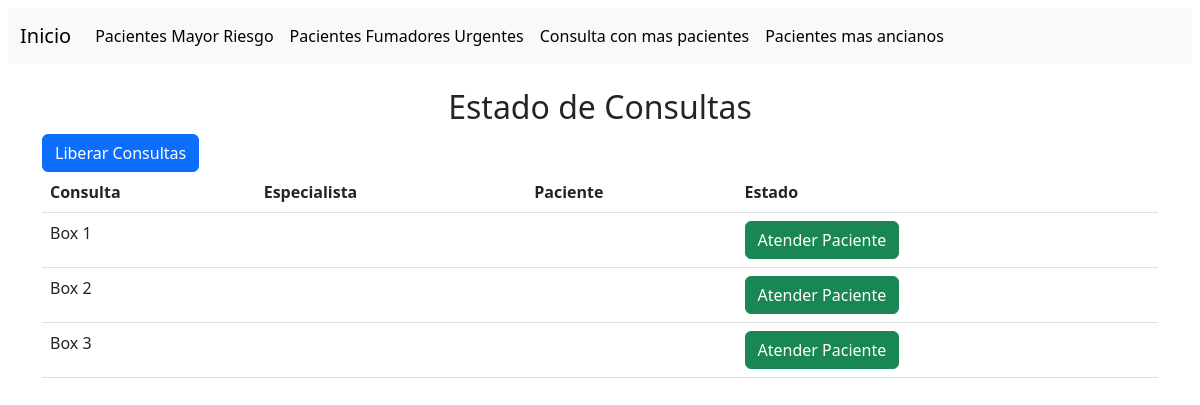
/view/atenderPaciente.php, run on the app's committed database.
### tables this page shows
CREATE TABLE `consulta` (
  `idConsulta` int(11) NOT NULL,
  `nomConsulta` varchar(50) NOT NULL,
  `estadoConsulta` tinyint(1) NOT NULL,
  `idEspecialista` int(11) NOT NULL,
  `idTipoConsulta` bigint(20) NOT NULL
);

### config/db.php (called while the page is built)
<?php
class db{
 static function conexion(){
    $host = "localhost";
    $dbname = "db_atencionPacientes";
    $user = "atencionPacientes";
    $password = "atencionPacientes";
            try{
                $conexion = new PDO("mysql:host =".$host.";dbname=".$dbname.";charset=utf8mb4", $user,$password );
                return $conexion;
                }catch(PDOException $e){
                return $e->getMessage();
                }
    }
}
?>

### controller/atenderPacienteController.php (called while the page is built, shortened)
<?php
    class atenderPacienteController{
        private $model;
        public function __construct(){
            require_once("../model/AtenderpacienteModel.php");
            $this->model = new AtenderpacienteModel_model();
        }
        public function verAtencion(){
            return ($this->model->showAtencion()) ? $this->model->showAtencion() : false;
        }
    }
?>

### model/AtenderpacienteModel.php (called while the page is built, shortened)
<?php
    class AtenderpacienteModel_model{
        private $PDO;
        public function __construct(){
          require_once("../config/db.php");
            $con = new db();
            $this->PDO = $con::conexion();
        }
        public function showAtencion(){
          $stament = $this->PDO->prepare("SELECT c.idConsulta, c.nomConsulta, c.estadoConsulta, c.idEspecialista, c.idTipoConsulta, (SELECT e.nomEspecialista FROM atencion a INNER JOIN especialista e ON (a.idEspecialista = e.idEspecialista) WHERE a.idConsulta = c.idConsulta AND a.estadoAtencion = 1), (SELECT p.nombrePaciente FROM atencion a INNER JOIN paciente p ON (a.idPaciente = p.idPaciente) WHERE a.idConsulta = c.idConsulta AND a.estadoAtencion = 1) FROM consulta c where c.estadoConsulta <2 ORDER BY c.idConsulta");
          return ($stament->execute()) ? $stament->fetchAll() : false;
        }
    }
?>

### view/atenderPaciente.php (the view, shortened to what this page needs)
<?php
    require_once("head.php");
    require_once("../controller/atenderPacienteController.php");
    $obj = new atenderPacienteController();
    $rows = $obj->verAtencion();
?>
<div class = "container">
    <h2 class="text-center">Estado de Consultas</h2>
    <a href="actualizarConsultas.php" class="btn btn-primary">Liberar Consultas</a>
    <div class = "row">
        <div class="col">
            <table class="table table-hover container-fluid">
                <thead>
                    <tr>
                        <th scope="col">Consulta</th>
                        <th scope="col">Especialista</th>
                        <th scope="col">Paciente</th>
                        <th scope="col">Estado</th>
                    </tr>
                </thead>
                <tbody>
                    <?php if($rows): ?>
                    <?php foreach($rows as $row): ?>
                    <tr>
                        <td scope="col"><?= $row[1]?></td>
                        <?php if ($row[2] == 0) {?>
                            <td scope="col"></td>
                            <td scope="col"></td>
                            <td scope="col">
                                <a  class="btn btn-success" data-bs-toggle="modal" data-bs-target="#exampleModal">Atender Paciente</a>
                            </td>
                        <?php } else {?>
                            <td scope="col"><?= $row[5]?></td>
                            <td scope="col"><?= $row[6]?></td>
                            <td scope="col"><button type="button" class="btn btn-danger" data-bs-dismiss="modal">Ocupado</button></td>
                            <?php }?>
                    </tr>
                    <?php endforeach; ?>
                    <?php else: ?>
                        <tr>
                            <td colspan="3" class="text-center">No hay registros actualmente</td>
                        </tr>
                    <?php endif; ?>
                </tbody>
            </table>
        </div>
    </div>
</div>
<?php
    require_once("footer.php");
?>

### data on the page
consulta: nomConsulta "Box 1"
consulta: nomConsulta "Box 2"
consulta: nomConsulta "Box 3"
